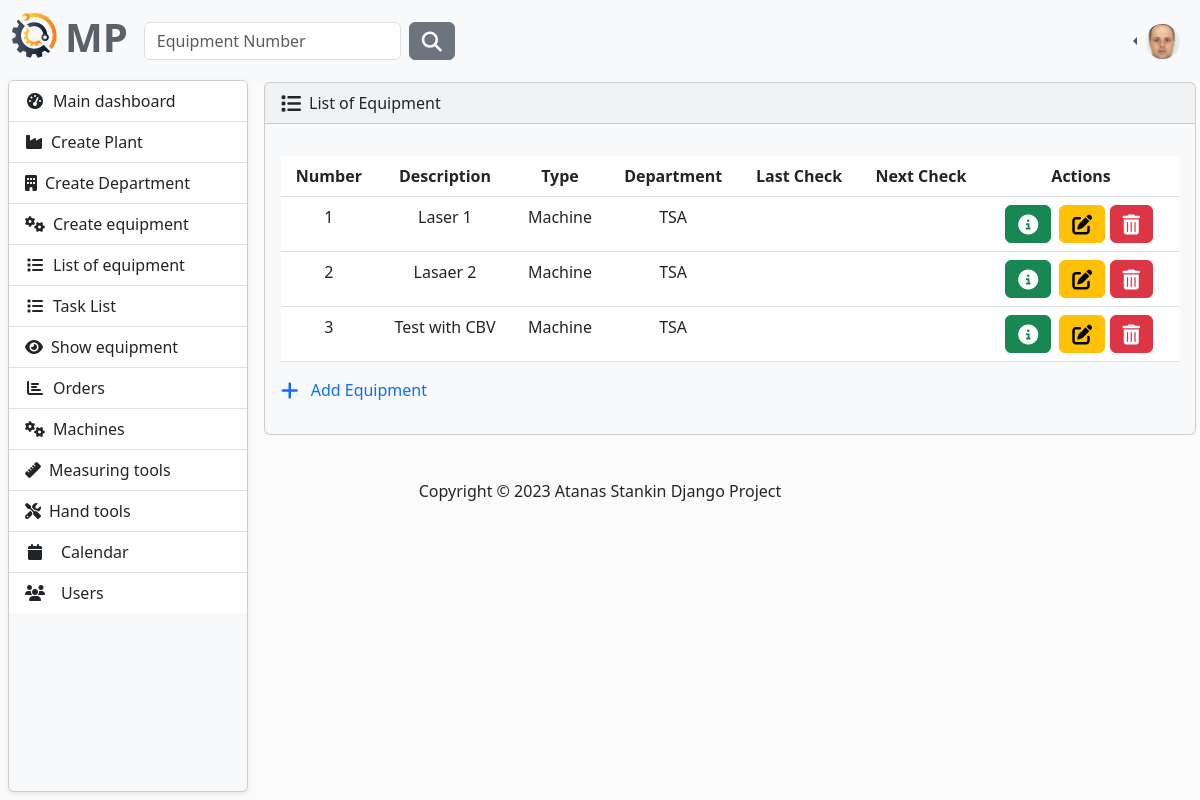
Page /equipment/equipment-list/ (signed in) on the committed database.
### MaintenancePlanner/accounts/models.py (models this page shows, shortened)
class AppUser(AbstractUser):
    first_name = models.CharField(
        max_length=30,
        validators=[
            MinLengthValidator(2),
            user_name_validator,
        ]
    )
    last_name = models.CharField(
        max_length=30,
        validators=[
            MinLengthValidator(2),
            user_name_validator,
        ]
    )
    email = models.EmailField(unique=True)

class Profile(models.Model):
    user = models.OneToOneField(AppUser, on_delete=models.CASCADE)
    image = models.ImageField(
        default='images/default.jpg',
        null=True,
        blank=True,
        upload_to='images/'
    )

### MaintenancePlanner/equipment/models.py (models this page shows, shortened)
class Equipment(models.Model):
    description = models.CharField(
        max_length=30,
        validators=[equipment_name_validator],
    )
    type = models.CharField(
        max_length=30,
        choices=TYPE_OF_EQUIPMENT
    )
    acquisition_date = models.DateField(
        blank=True,
        null=True,
        verbose_name='Acquisition Date',
    )
    acquisition_value = models.FloatField(
        blank=True,
        null=True,
        verbose_name='Acquisition Value',
    )
    currency_code = models.CharField(
        max_length=10,
        choices=CURRENCY_CHOICES,
        default='EUR',
    )
    year_of_manufacture = models.PositiveIntegerField(
        verbose_name='Year of Manufacture',
        null=True,
        blank=True,
    )
    manufacturer = models.CharField(
        max_length=30,
        blank=True,
        null=True,
    )
    model_number = models.CharField(
        max_length=30,
        blank=True,
        null=True,
        verbose_name='Model Number'
    )
    part_number = models.CharField(
        max_length=30,
        blank=True,
        null=True,
        verbose_name='Manufacturer Part Number',
    )
    serial_number = models.CharField(
        max_length=30,
        blank=True,
        null=True,
        verbose_name='Manufacturer Serial Number',
    )
    plant = models.ForeignKey(
        to=Plant,
        on_delete=models.CASCADE)
    department = models.ForeignKey(
        to=Department,
        on_delete=models.CASCADE)
    last_checked_date = models.DateField(
        verbose_name='Last Checked Date',
        blank=True,
        null=True,
    )
    next_check_date = models.DateField(
        verbose_name='Next Check Date',
        blank=True,
        null=True,
    )

### MaintenancePlanner/plant/models.py (models this page shows)
class Department(models.Model):
    name = models.CharField(
        max_length=30,
    )
    plant = models.ForeignKey(
        to=Plant,
        on_delete=models.CASCADE,
    )
    def __str__(self):
        return self.name

### MaintenancePlanner/equipment/views.py (the view)
# urls.py: path('equipment-list/', views.equipment_list, name='equipment-list'),
@login_required
def equipment_list(request):
    profile = AppUser.objects.first()
    equipment = Equipment.objects.all()
    context = {
        'equipment': equipment,
        'profile': profile,
    }
    return render(request, 'equipment_list.html', context)

### MaintenancePlanner/maintenance_plan/models.py (called while the page is built)
    def __str__(self):
        return self.name

### MaintenancePlanner/equipment/templates/equipment_list.html
{% extends "base.html" %}
{% block content %}
    {% include 'partials/equipment.html' %}
{% endblock %}

### templates/partials/navbar.html (shortened to what this page needs)
{% load static %}
<nav class="navbar navbar-expand-lg bg-light" data-bs-theme="light">
    <div class="container-fluid">
        <a class="navbar-brand" href="{% url 'home-page' %}">
            <ul class="navbar-nav ms-auto d-flex flex-row">
                <li><img class="logo me-2" src="{% static 'img/logo.png' %}" alt="logo"></li>
                <li><h1 style="color: #5a6268; font-weight: bold">MP</h1></li>
            </ul>
             </a>
        <div class="collapse navbar-collapse" id="navbarColor01">
            {% if user.is_authenticated %}
            <form class="d-flex" method=POST action="{% url 'search-equipment' %}">
                <input class="form-control me-sm-2" type="search" placeholder="Equipment Number"
                       name="number">
                <button class="btn btn-secondary my-2 my-sm-0" type="submit"><i
                        class="fa-solid fa-magnifying-glass fa-lg"></i></button>
            </form>
            {% endif %}
            <ul class="navbar-nav ms-auto d-flex flex-row">
            {% if not request.user.is_authenticated %}
                <li class="nav-item">
                    <a class="nav-link" href="{% url 'login' %}"><i class="fa-solid fa-right-to-bracket fa-lg me-2"></i>Sig In
                    </a>
                </li>
                <li class="nav-item">
                    <a class="nav-link" href="{% url 'register' %}"><i class="fa-regular fa-address-card fa-lg me-2"></i>Sig Up
                    </a>
                </li>
                {% else %}
                <li class="nav-item dropdown">
                    <div class="btn-group dropstart">
                        <a class="nav-link dropdown-toggle" data-bs-toggle="dropdown" href="#" role="button"
                           aria-haspopup="true" aria-expanded="false">
                             {% if user.profile.image %}
                                    <img src="{{ user.profile.image.url }}" class="rounded-circle" height="35" loading="lazy"/>
                                {% else %}
                                    <img src="{% static 'img/profile-img.png' %}" class="rounded-circle" height="35"
                                         loading="lazy"/>
                                {% endif %}
                        </a>
                    </div>
                </li>
                {% endif %}
            </ul>
        </div>
    </div>
</nav>

### MaintenancePlanner/equipment/templates/partials/equipment.html (shortened to what this page needs)
<article>
    {% if equipment %}
        <div class="card bg-light ms-1 me-4 mb-4 mt-0">
            <div class="card-header">
                <i class="fa-solid fa-list fa-lg me-2"></i>List of Equipment
            </div>
            <div class="card-body">
                <p class="card-text">
                <div class="table-responsive">
                    <table class="table table-hover ">
                        <thead class="text-center">
                        <tr>
                            <th scope="col">Number</th>
                            <th scope="col">Description</th>
                            <th scope="col">Type</th>
                            <th scope="col">Department</th>
                            <th scope="col">Last Check</th>
                            <th scope="col">Next Check</th>
                            <th scope="col">Actions</th>
                        </tr>
                        </thead>
                        <tbody class="text-center">
                        {% for eq in  equipment %}
                            <tr>
                                <td>{{ eq.id }}</td>
                                <td>{{ eq.description }}</td>
                                <td>{{ eq.type }}</td>
                                <td>{{ eq.department }}</td>
                                <td>{{ eq.last_checked_date|default_if_none:'' }}</td>
                                <td>{{ eq.next_check_date|default_if_none:'' }}</td>
                                <td>
                                    <button type="button" class="btn btn-success me-1"
                                            href="{% url 'view-equipment' eq.id %}" data-bs-toggle="modal"
                                            data-bs-target="#myModal{{ eq.id }}">
                                        <i class="fa-solid fa-circle-info fa-lg"></i>
                                    </button>
                                    <a class="btn btn-warning" href="{% url 'edit-equipment' eq.id %}">
                                        <i class="fa-solid fa-pen-to-square fa-lg"></i>
                                    </a>
                                    <button type="button" class="btn btn-danger me-1"
                                            href="{% url 'delete-equipment' eq.id %}"
                                            data-bs-toggle="modal"
                                            data-bs-target="#myModal2{{ eq.id }}">
                                        <i class="fa-solid fa-trash-can fa-lg"></i>
                                    </button>
                                </td>
                            </tr>
                        {% endfor %}
                        </tbody>
                    </table>
                    <a class="link-primary text-decoration-none" href="{% url 'create-equipment' %}">
                        <i class="fa-solid fa-plus fa-lg me-2"></i>
                        Add Equipment
                    </a>
                </div>
                </p>
            </div>
        </div>
    {% endif %}
</article>

### static/css/layout.css (style rules this page uses)
body { background-color: #fbfbfb; }
article { grid-area: content; margin-left: 20px; width: 100%; }

### static/css/side-bar.css (style rules this page uses)
body { background-color: #fbfbfb; }

### rows in the picture
AppUser: profile.image (picture)
Equipment: id "1", description "Laser 1", type "Machine", department "TSA"
Equipment: id "2", description "Lasaer 2", type "Machine", department "TSA"
Equipment: id "3", description "Test with CBV", type "Machine", department "TSA"
